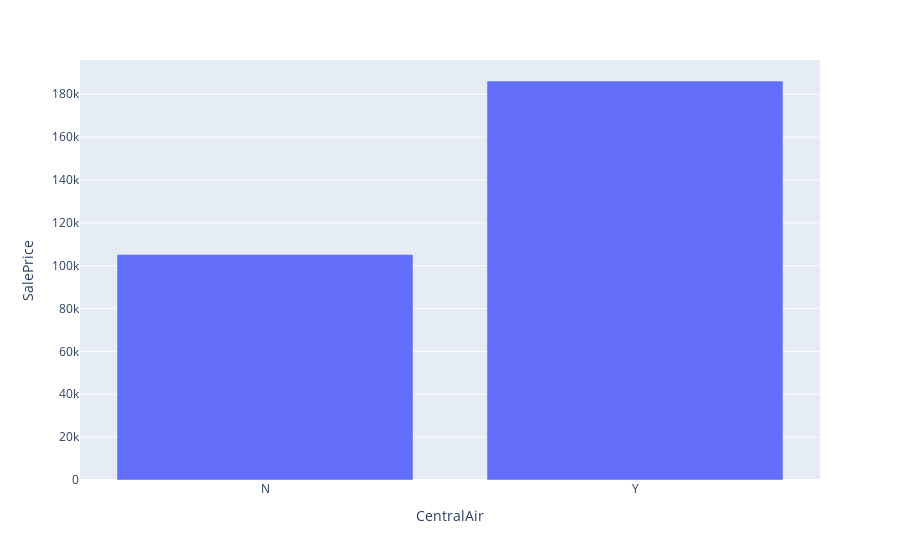

This figure's notebook cell:
### Code cell
px.bar(df_air, x = "CentralAir", y = "SalePrice")

### Figure 1 — Plotly figure (JSON) as saved in the notebook; plotly's stock layout.template omitted (floating-point values rounded to 4 significant figures)
{"data": [{"alignmentgroup": "True", "hovertemplate": "CentralAir=%{x}<br>SalePrice=%{y}<extra></extra>", "legendgroup": "", "marker": {"color": "#636efa", "pattern": {"shape": ""}}, "name": "", "offsetgroup": "", "orientation": "v", "showlegend": false, "textposition": "auto", "type": "bar", "x": ["N", "Y"], "xaxis": "x", "y": [105300.0, 186200.0], "yaxis": "y"}], "layout": {"barmode": "relative", "legend": {"tracegroupgap": 0}, "margin": {"t": 60}, "xaxis": {"anchor": "y", "domain": [0, 1], "title": {"text": "CentralAir"}}, "yaxis": {"anchor": "x", "domain": [0, 1], "title": {"text": "SalePrice"}}}}
